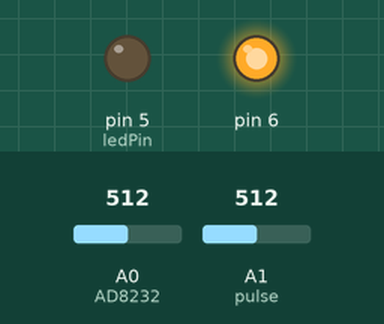
Bench run of a sketch on a simulated Arduino Uno, built with avr-gcc and run on an emulated ATmega328P. Shown: output pins drawn as LEDs (lit = HIGH). Inputs (shaded band) come from the test bench; at power-on: A0 (AD8232) = 512, A1 (pulse) = 512. What the sketch prints to the serial monitor is not drawn.

Above: at 0.1 s.
At 1.1 s:
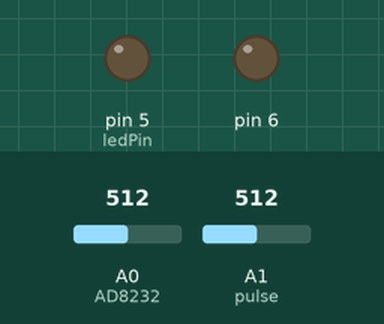
Timing chart, 0 to 2.6 s (numbered marks = the images above):
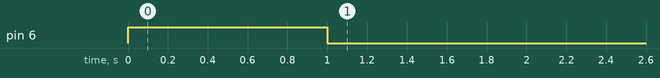

The sketch:

ECG_PPG.ino
```cpp
#include "sampleData.h"
#include <SoftwareSerial.h>

SoftwareSerial Bluetooth(2,3);

#define  AD8232       A0
#define  pulse        A1
#define  ledPin       5

unsigned  long currentMicros  = 0;
unsigned  long previousMicros = 0;

const     long PERIOD         = 5000;

int outECG[2];
int outPPG[2];
char out[100];

int i = 0;
int counterLine = 0;
String out1,out2;
void setup() {
  Bluetooth.begin(115200);
  Serial.begin(9600);
  pinMode(5,OUTPUT);
  pinMode(6,OUTPUT);
  digitalWrite(5, 0);
  digitalWrite(6, 10);
  delay(1000);
  digitalWrite(6,0);
}

void loop() {
  currentMicros = micros ();
  if (currentMicros - previousMicros >= PERIOD){
    previousMicros = currentMicros;
    int next_ecg_pt = analogRead(AD8232);
    int next_ppg_pt = analogRead(pulse);
    //next_ppg_pt = map(next_ppg_pt,0,1023,0,512);
    Serial.println(next_ppg_pt);

    if(counterLine == 2){
      counterLine = 0;
      sprintf(out,"%03d*%03d*%03d*%03d",outECG[0],outECG[1], outPPG[0],outPPG[1]);
      Bluetooth.write(out);
    }else{
      outPPG[counterLine] = next_ppg_pt;
      outECG[counterLine] = next_ecg_pt;
      counterLine++;
    }
    //i++;
    //if(i>200) i = 0;
  }
}
```

sampleData.h
```cpp
int dataECG1 [500] = {319 ,325 ,332 ,335 ,336 ,337 ,341 ,342 ,341 ,342 ,345 ,345 ,343 ,344 ,346 ,345 ,343 ,344 ,346 ,346 ,345 ,344 ,346 ,347 ,345 ,
345 ,349 ,350 ,349 ,350 ,352 ,352 ,350 ,350 ,353 ,353 ,353 ,355 ,357 ,357 ,356 ,356 ,359 ,358 ,357 ,357 ,359 ,359 ,356 ,355 ,
355 ,352 ,346 ,345 ,344 ,341 ,336 ,336 ,336 ,335 ,332 ,333 ,335 ,334 ,333 ,334 ,338 ,338 ,335 ,335 ,337 ,336 ,334 ,336 ,338 ,
338 ,336 ,336 ,338 ,337 ,334 ,335 ,336 ,336 ,335 ,336 ,337 ,337 ,335 ,336 ,338 ,336 ,335 ,336 ,336 ,334 ,335 ,336 ,336 ,333 ,
335 ,337 ,335 ,333 ,334 ,336 ,336 ,333 ,334 ,336 ,335 ,333 ,335 ,338 ,336 ,335 ,336 ,338 ,337 ,335 ,335 ,337 ,337 ,335 ,336 ,
338 ,338 ,336 ,337 ,339 ,339 ,337 ,340 ,342 ,340 ,338 ,338 ,340 ,338 ,337 ,339 ,342 ,340 ,338 ,338 ,341 ,340 ,339 ,340 ,341 ,
340 ,337 ,338 ,340 ,340 ,337 ,339 ,341 ,341 ,340 ,341 ,340 ,336 ,336 ,341 ,344 ,340 ,336 ,339 ,344 ,342 ,340 ,340 ,342 ,340 ,
338 ,338 ,340 ,340 ,338 ,339 ,340 ,339 ,340 ,341 ,336 ,330 ,345 ,370 ,400 ,429 ,450 ,464 ,443 ,387 ,348 ,319 ,301 ,290 ,289 ,
297 ,305 ,312 ,319 ,328 ,333 ,334 ,334 ,337 ,340 ,340 ,340 ,341 ,343 ,341 ,340 ,342 ,345 ,343 ,341 ,343 ,345 ,344 ,342 ,343 ,
345 ,344 ,344 ,346 ,348 ,346 ,346 ,349 ,350 ,348 ,348 ,350 ,352 ,351 ,350 ,353 ,357 ,357 ,357 ,359 ,360 ,358 ,356 ,358 ,360 ,
359 ,356 ,356 ,354 ,349 ,345 ,344 ,342 ,338 ,336 ,335 ,335 ,333 ,333 ,335 ,334 ,331 ,329 ,332 ,333 ,333 ,333 ,336 ,337 ,333 ,
331 ,334 ,336 ,334 ,335 ,336 ,336 ,334 ,334 ,336 ,337 ,335 ,335 ,336 ,336 ,334 ,334 ,336 ,337 ,335 ,334 ,335 ,335 ,333 ,332 ,
334 ,334 ,331 ,330 ,333 ,334 ,333 ,332 ,334 ,336 ,333 ,333 ,334 ,334 ,333 ,332 ,333 ,334 ,333 ,334 ,336 ,336 ,332 ,331 ,334 ,
337 ,335 ,334 ,335 ,335 ,332 ,332 ,335 ,332 ,332 ,334 ,336 ,334 ,333 ,335 ,335 ,334 ,334 ,336 ,336 ,333 ,334 ,337 ,337 ,335 ,
335 ,336 ,336 ,336 ,339 ,341 ,338 ,335 ,337 ,340 ,341 ,334 ,355 ,383 ,415 ,444 ,460 ,461 ,413 ,364 ,332 ,307 ,297 ,291 ,292 ,
297 ,305 ,314 ,320 ,327 ,332 ,335 ,335 ,338 ,343 ,343 ,340 ,341 ,344 ,345 ,343 ,343 ,346 ,346 ,344 ,344 ,346 ,347 ,345 ,346 ,
349 ,349 ,348 ,349 ,350 ,350 ,347 ,349 ,354 ,355 ,354 ,354 ,357 ,357 ,355 ,356 ,360 ,361 ,358 ,359 ,363 ,363 ,360 ,362 ,364 ,
363 ,359 ,357 ,357 ,353 ,348 ,346 ,346 ,343 ,340 ,340 ,341 ,339 ,338 ,339 ,341 ,340 ,337 ,339 ,340 ,339 ,336 ,337 ,340 ,340 ,
338 ,340 ,342 ,341 ,339 ,341 ,344 ,343 ,341 ,341 ,343 ,342 ,340 ,341 ,343 ,343 ,341 ,343 ,344 ,342 ,340 ,340 ,342 ,342 ,340 ,
341 ,343 ,342 ,340 ,340 ,341 ,340 ,338 ,339 ,343 ,342 ,341 ,342 ,344 ,342 ,339 ,340 ,342 ,341 ,339 ,340 ,342 ,340 ,339 ,340};
```
